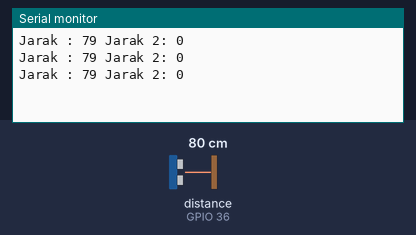
Recording of a sketch running on a simulated ESP32. Parts: the last lines printed to the serial monitor. Wiring (inferred from the names in the program): ultrasonic range finder: trigger GPIO 39; echo GPIO 36. The test bench sets the inputs (shaded band); at power-on: distance to the obstacle (sensor on GPIO 36) 80 cm. The echo pulse lasts 58.3 µs per cm; WiFi joins after 1.5 s; servers stay silent unless stated.

Above: at 3.0 s.
3.1 s: distance to the obstacle (sensor on GPIO 36) set to 2 cm
At 3.7 s:
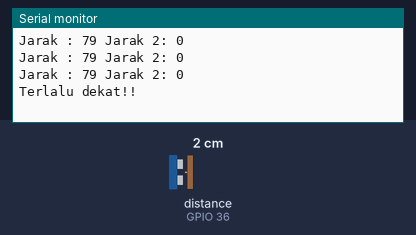
5.3 s: distance to the obstacle (sensor on GPIO 36) set to 9 cm
At 5.7 s:
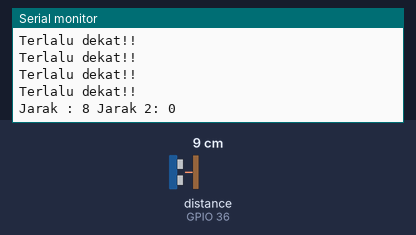

Measured:
- after the input at 3.1 s, the serial monitor: prints a new line after 0.22 s (image 1)
- after the input at 5.3 s, the serial monitor: prints a new line at once (image 2)

The sketch:

mengontrol_pintu_dan_poma_air.ino
```cpp
#define BLYNK_PRINT Serial
#define Trigger 39
#define Echo 36
#define Trigger2 35
#define Echo2 34
#include <WiFi.h>
#include <WiFiClient.h>
#include <BlynkSimpleEsp32.h>

long duration, duration2;
long distance, distance2;
char auth[] = "Ti2Gj_Vdi-jfxxOoNr5zi299UoUr__uT";
char ssid[] = "Crateme";
char pass[] = "carisajasendiri";
BlynkTimer waktu;
bool flag = false;

void Notifikasi(){
  if(flag == true)
  {
    Blynk.notify("Door Opened");
    Serial.println("Door Opened");
  }
  else if(flag == false)
  {
    Blynk.notify("Door Closed");
    Serial.println("Door Closed");
  }
}

void setup() {
// put your setup code here, to run once:
  Serial.begin(9600);
  pinMode(Trigger, OUTPUT);
  pinMode(Echo, INPUT);
  pinMode(Trigger2, OUTPUT);
  pinMode(Echo2, INPUT);
  Blynk.begin(auth,ssid,pass);
  waktu.setInterval(22000L, Notifikasi);
}

void UltraPintu(){
  digitalWrite(Trigger, LOW);
  delayMicroseconds(2);
  digitalWrite(Trigger, HIGH);
  delayMicroseconds(10);
  digitalWrite(Trigger, LOW);
  duration = pulseIn(Echo, HIGH);
  distance = duration * 0.034/2;
  if(distance <= 5 && distance2 <= 5)
  {
    Serial.println("Terlalu dekat!!");
  }
  else
  {
    Serial.print("Jarak : ");
    Serial.print(distance);
    Serial.print(" ");
    Serial.print("Jarak 2: ");
    Serial.println(distance2);
  }
  delay(500);
  if(distance < 20 && flag == true){
    flag = false;
  } else if(distance > 20 && flag == false) {
    flag = true;
  }
  Blynk.virtualWrite(V5, distance);
}

void loop() {
// put your main code here, to run repeatedly:
  UltraPintu();
  Blynk.run();
  waktu.run();
}
```
